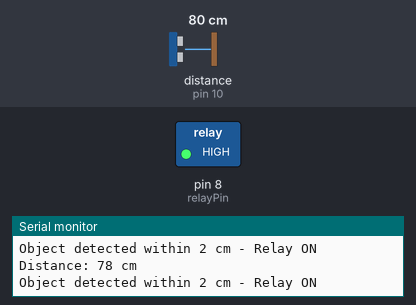
A sketch run on a simulated Arduino Uno, built with avr-gcc and run on an emulated ATmega328P. Parts: switched loads named in the sketch (green lamp = pin HIGH), the last lines printed to the serial monitor. Wiring (inferred from the names in the program): ultrasonic range finder: trigger pin 9; echo pin 10. The inputs (shaded band) are chosen by the test bench; at power-on: distance to the obstacle (sensor on pin 10) 80 cm. The echo pulse lasts 58.3 µs per cm; pins used as bus, display or sensor lines are not drawn.

Above: at 1.3 s.
1.4 s: distance to the obstacle (sensor on pin 10) set to 12 cm
2.9 s: distance to the obstacle (sensor on pin 10) set to 9 cm
At 3.4 s:
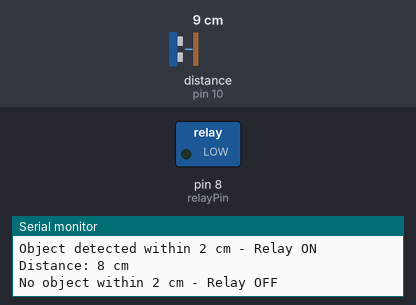
4.5 s: distance to the obstacle (sensor on pin 10) set to 250 cm
At 5.2 s:
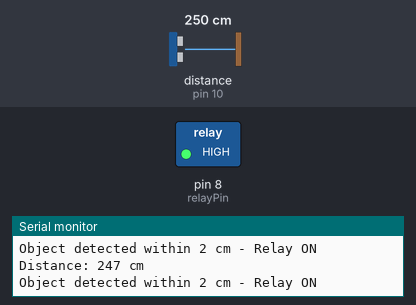
Timing chart, 0 to 7.5 s (numbered marks = the images above; inputs shaded):
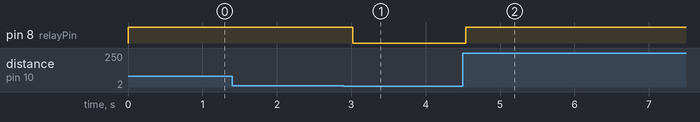

Measured:
- the behaviour switches between 11 and 10 cm on distance to the obstacle (sensor on pin 10) (found by bisection; images 0 and 1)
- after the input at 2.9 s, pin 8 (relayPin): HIGH → LOW after 0.12 s
- after the input at 4.5 s, pin 8 (relayPin): LOW → HIGH at once

The sketch:

ECS_1_Smart_Lamp.ino
```cpp
// Define pin numbers for the HC-SR04 and Relay
const int trigPin = 9;  // Trigger pin for the HC-SR04
const int echoPin = 10; // Echo pin for the HC-SR04
const int relayPin = 8; // Pin connected to relay

void setup() {
  // Setup sensor pins and relay pin
  pinMode(trigPin, OUTPUT);
  pinMode(echoPin, INPUT);
  pinMode(relayPin, OUTPUT);

  // Initialize the relay as off
  digitalWrite(relayPin, LOW);

  // Initialize Serial communication (for debugging)
  Serial.begin(9600);
}

void loop() {
  // Sends a 10 micro sec pulse to the trigger pin
  digitalWrite(trigPin, LOW);
  delayMicroseconds(2);
  digitalWrite(trigPin, HIGH);
  delayMicroseconds(10);
  digitalWrite(trigPin, LOW);

  // Read the pulse duration on the echo pin
  long duration = pulseIn(echoPin, HIGH);

  // dist calculation in cm
  long distance = (duration * 0.034) / 2;

  // Print the distance to the Serial Monitor
  Serial.print("Distance: ");
  Serial.print(distance);
  Serial.println(" cm");

  // within 10 cm light turns on
  if (distance >= 10) {
    digitalWrite(relayPin, HIGH);  // relay on, Bulb on
    Serial.println("Object detected within 2 cm - Relay ON");
  } else {
    digitalWrite(relayPin, LOW);   // relay off, Bulb off
    Serial.println("No object within 2 cm - Relay OFF");
  }

  // to avoid excessive readings
  delay(500);
}
```
